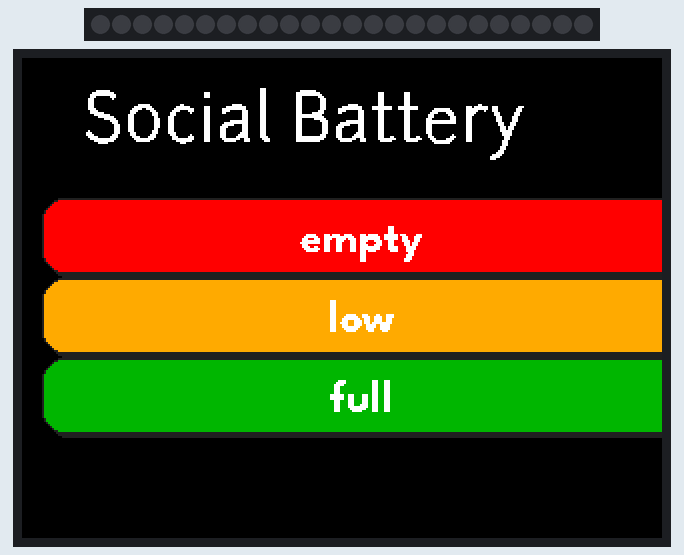
Recording of a program running on a simulated Adafruit PyPortal running CircuitPython. Shown: 24 RGB LEDs in strip order, left to right, 320×240 colour display. Random numbers come from a fixed seed.

Above: at 0.1 s.

The program:

code.py
```python
"""
The MIT License

Copyright (c) 2021 Nina Zakharenko and contributors

Permission is hereby granted, free of charge, to any person obtaining a
copy of this software and associated documentation files (the "Software"),
to deal in the Software without restriction, including without limitation
the rights to use, copy, modify, merge, publish, distribute, sublicense,
and/or sell copies of the Software, and to permit persons to whom the
Software is furnished to do so, subject to the following conditions:

The above copyright notice and this permission notice shall be included in
all copies or substantial portions of the Software.

THE SOFTWARE IS PROVIDED "AS IS", WITHOUT WARRANTY OF ANY KIND, EXPRESS OR
IMPLIED, INCLUDING BUT NOT LIMITED TO THE WARRANTIES OF MERCHANTABILITY,
FITNESS FOR A PARTICULAR PURPOSE AND NONINFRINGEMENT. IN NO EVENT SHALL THE
AUTHORS OR COPYRIGHT HOLDERS BE LIABLE FOR ANY CLAIM, DAMAGES OR OTHER
LIABILITY, WHETHER IN AN ACTION OF CONTRACT, TORT OR OTHERWISE, ARISING
FROM, OUT OF OR IN CONNECTION WITH THE SOFTWARE OR THE USE OR OTHER
DEALINGS IN THE SOFTWARE.
"""

import math
import random
import time

import board
import displayio
import neopixel
from adafruit_bitmap_font import bitmap_font
from adafruit_button import Button
from adafruit_display_text import label
from adafruit_pyportal import PyPortal


class PeriodicTask:
    """Used to run a task every so often without needing to call
    time.sleep() and waste cycles.

    Sub-classes should implement `run`. You should call `update`
    every loop.
    """

    def __init__(self, frequency):
        self.frequency = frequency
        self._last_update_time = 0

    def update(self):
        now = time.monotonic_ns()
        next_update_time = self._last_update_time + int(
            1.0 / self.frequency * 1000000000
        )
        if now > next_update_time:
            self.run()
            self._last_update_time = time.monotonic_ns()

    def run(self):
        pass


class SparkleAnimation(PeriodicTask):
    def __init__(self, frequency, strip):
        super().__init__(frequency)
        self.strip = strip
        self._offset = 0
        self.color = 0

    def run(self):
        color = self.color
        strip = self.strip
        num_pixels = len(self.strip)

        # Normalize the color. It can come in as an integer (like 0xFFAABB) but
        # we want a tuple.
        if isinstance(color, int):
            color = tuple(color.to_bytes(3, "big"))

        base_color = tuple(color_value // 3 for color_value in color)
        strip.fill(base_color)

        num_sparkles = int((random.randint(25, 75) / 100) * num_pixels)

        if color != BLACK:
            positions = set()
            while len(positions) < num_sparkles:
                positions.add(random.randint(0, num_pixels - 1))

            color_multipliers = [
                random.randint(0, 90) / 100 for i in range(num_sparkles)
            ]

            for index, strip_position in enumerate(positions):
                strip[strip_position] = tuple(
                    int(color_value * color_multipliers[index]) for color_value in color
                )

        strip.show()


def create_buttons(width=320, height=40, offset=10):
    """
    Based on code from:
        https://learn.adafruit.com/pyportal-neopixel-color-oicker
    """
    buttons = []

    x = offset
    y = offset + int(height * 1.5)

    for text_label, color in color_labels.items():
        button = Button(
            x=x,
            y=y,
            width=width,
            height=height,
            style=Button.SHADOWROUNDRECT,
            fill_color=color,
            outline_color=0x222222,
            name=text_label,
            label=text_label,
            label_font=arial_font,
            label_color=0xFFFFFF,
        )
        buttons.append(button)
        y += 40
    return buttons


def create_initial_screen():
    pyportal.splash.append(social_status_label)

    for button in buttons:
        button_group.append(button.group)
    pyportal.splash.append(button_group)


def create_back_button():
    back_button = Button(
        x=10,
        y=200,
        width=80,
        height=40,
        style=Button.SHADOWROUNDRECT,
        fill_color=(0, 0, 0),
        outline_color=0x222222,
        name="back",
        label="back",
        label_font=arial_font,
        label_color=0xFFFFFF,
    )

    buttons.append(back_button)
    back_button_group.append(back_button.group)
    pyportal.splash.append(back_button_group)
    back_button_group.hidden = True


def init():
    strip.fill(BLACK)
    create_initial_screen()
    create_back_button()


BLACK = (0, 0, 0)
RED = (255, 0, 0)
YELLOW = (255, 170, 0)
GREEN = (0, 180, 0)

GREEN_LABEL = "full"
YELLOW_LABEL = "low"
RED_LABEL = "empty"

color_labels = {
    RED_LABEL: RED,
    YELLOW_LABEL: YELLOW,
    GREEN_LABEL: GREEN,
}

status_backgrounds = {
    GREEN_LABEL: "images/full.bmp",
    YELLOW_LABEL: "images/low.bmp",
    RED_LABEL: "images/empty.bmp",
}

strip = neopixel.NeoPixel(
    board.D4,
    n=24,
    brightness=0.1,
    auto_write=False,  # Requires calling strip.show() to change neopixel values
)

arial_font = bitmap_font.load_font("/fonts/LeagueSpartan-Bold-16.bdf")
background_color = 0x0
pyportal = PyPortal(default_bg=background_color)
pixel_pattern = SparkleAnimation(strip=strip, frequency=12)
buttons = create_buttons()
button_group = displayio.Group()
back_button_group = displayio.Group()
social_status_label = label.Label(
    bitmap_font.load_font("/fonts/Junction-regular-24.bdf"),
    text="Social Battery",
    color=0xFFFFFF,
    x=30,
    y=30,
)

init()

while True:
    touch = pyportal.touchscreen.touch_point
    if touch:
        for button in buttons:
            if button.contains(touch):
                if button.name == "back":
                    back_button_group.hidden = True
                    button_group.hidden = False
                    social_status_label.hidden = False
                    pyportal.set_background(background_color)
                if button.name in status_backgrounds:
                    back_button_group.hidden = False
                    button_group.hidden = True
                    social_status_label.hidden = True
                    pyportal.set_background(status_backgrounds[button.name])
                    pixel_pattern.color = button.fill_color
                break

    pixel_pattern.update()
```
